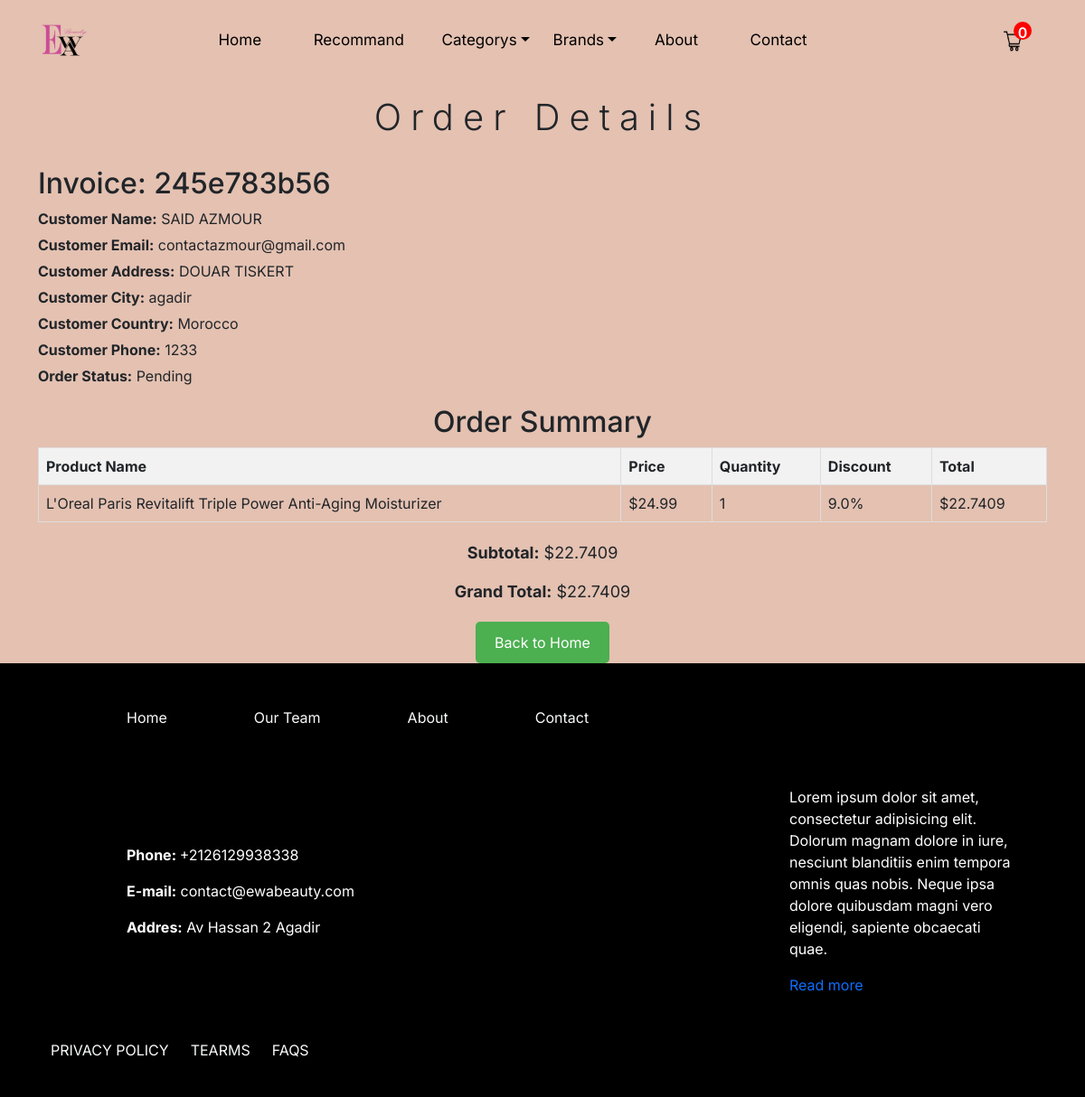
The page /orders/245e783b56 (signed in) on the database as committed earlier.
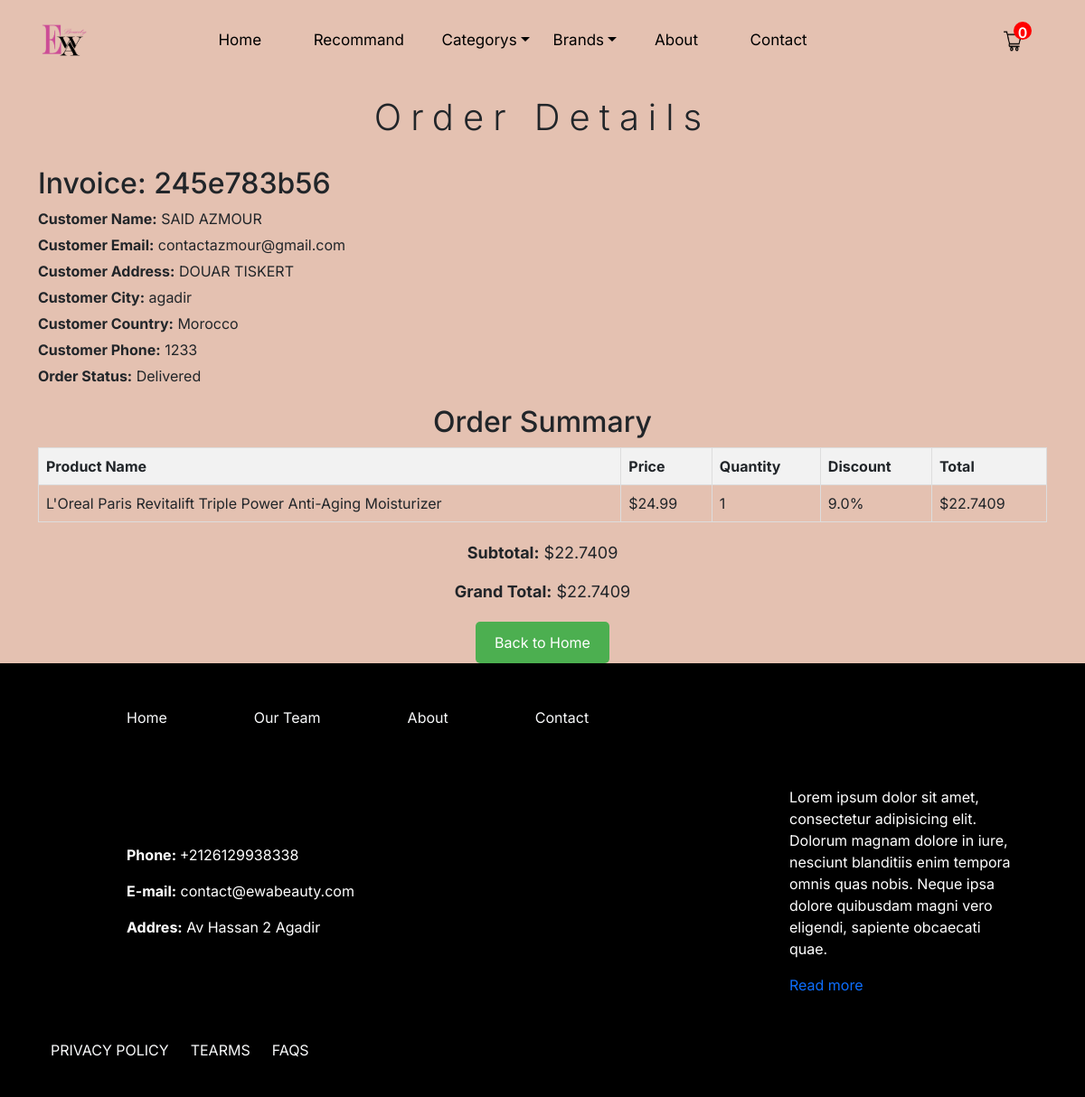
The same page on the database as committed later.
### beautyHaven/customers/models.py (models this page shows, shortened)
class Register(db.Model, UserMixin):
    id: Mapped[int] = mapped_column(Integer, primary_key=True)
    name: Mapped[str] = mapped_column(String(60), nullable=False)
    email: Mapped[str] = mapped_column(String(120), unique=True)
    password: Mapped[str] = mapped_column(String(60), nullable=False)
    country: Mapped[str] = mapped_column(String(120), nullable=False, default='Morocco')
    city: Mapped[str] = mapped_column(String(120), unique=False)
    addresse: Mapped[str] = mapped_column(String(120), unique=False)
    phone: Mapped[str] = mapped_column(String(120), unique=False)
    zipcode: Mapped[str] = mapped_column(String(120), unique=False)
    phone: Mapped[str] = mapped_column(String(120), unique=False)
    profile: Mapped[str] = mapped_column(String(120), unique=False, default='profile.jpg',nullable=True)
    date_created: Mapped[datetime] = mapped_column(DateTime, default=func.now())

class CustomerOrder(db.Model):
    id: Mapped[int] = mapped_column(Integer, primary_key=True)
    invoice: Mapped[str] = mapped_column(String(60), nullable=False)
    status: Mapped[str] = mapped_column(String(120), default='Pending')
    customer_id: Mapped[int] = mapped_column(Integer, nullable=False)
    date_created: Mapped[datetime] = mapped_column(DateTime, default=func.now())
    orders: Mapped[dict] = mapped_column(JsonEncodedDict)

### beautyHaven/customers/routes.py (the view)
@app.route('/orders/<invoice>')
@login_required
def order_success(invoice):
    if current_user.is_authenticated:
        grandtotal = 0
        subtotal = 0
        customer_id = current_user.id
        customer = Register.query.filter_by(id=customer_id).first()
        orders = CustomerOrder.query.filter_by(customer_id=customer_id, invoice=invoice).first()
        if orders:
            for _key, product in orders.orders.items():
                price = float(product['price'])
                quantity = int(product['quantity'])
                discount = (product['discount'] / 100) * price
                total_price_per_product = (price - discount) * quantity
                subtotal += total_price_per_product
                grandtotal = subtotal
            return render_template('customer/order.html', invoice=invoice, subtotal=subtotal, grandtotal=grandtotal, customer=customer, orders=orders)
        else:
            flash('Order not found!', 'warning')
            return redirect(url_for('home'))
    else:
        return redirect(url_for('customerlogin'))

### beautyHaven/customers/models.py (called while the page is built)
@login_manager.user_loader
def user_loader(user_id):
    return Register.query.get(user_id)

    def process_result_value(self, value, dialect):
        if value is None:
            return {}
        else:
            return json.loads(value)

### beautyHaven/templates/customer/order.html (shortened to what this page needs)
{% extends 'base.html' %}
{% block login_css %}
<link rel="stylesheet" type="text/css" href="{{ url_for('static', filename='css/signup.css') }}">
{% endblock %}
{% block content %}
<div class="container">
    <div class="text-center pt-5">
        <h1 class="pt-5">Order Details</h1>
        <div class="invoice-details text-start">
            <h2>Invoice: {{ invoice }}</h2>
            <p><strong>Customer Name:</strong> {{ customer.name }}</p>
            <p><strong>Customer Email:</strong> {{ customer.email }}</p>
            <p><strong>Customer Address:</strong> {{ customer.addresse }}</p>
            <p><strong>Customer City:</strong> {{ customer.city }}</p>
            <p><strong>Customer Country:</strong> {{ customer.country }}</p>
            <p><strong>Customer Phone:</strong> {{ customer.phone }}</p>
            <p><strong>Order Status:</strong> {{ orders.status }}</p>
        </div>
        <div class="order-summary">
            <h2>Order Summary</h2>
            <table>
                <thead>
                    <tr>
                        <th>Product Name</th>
                        <th>Price</th>
                        <th>Quantity</th>
                        <th>Discount</th>
                        <th>Total</th>
                    </tr>
                </thead>
                <tbody>
                    {% for product in orders.orders.values() %}
                    <tr>
                        <td>{{ product['name'] }}</td>
                        <td>${{ product['price'] }}</td>
                        <td>{{ product['quantity'] }}</td>
                        <td>{{ product['discount'] }}%</td>
                        {% set price_float = product['price'] | float %}
                        {% set discount_float = product['discount'] | float %}
                        {% set discounted_price = (price_float * (1 - (discount_float / 100))) %}
                        <td>${{ discounted_price * product['quantity'] | int }}</td>
                    </tr>
                    {% endfor %}
                </tbody>
            </table>
            <div class="totals">
                <p><strong>Subtotal:</strong> ${{ subtotal }}</p>
                <p><strong>Grand Total:</strong> ${{ grandtotal }}</p>
            </div>
        </div>
        <div class="back-button">
            <a href="{{ url_for('home') }}" class="btn">Back to Home</a>
        </div>
    </div>
</div>
{% endblock %}

### beautyHaven/templates/base.html (shortened to what this page needs)
<!doctype html>
<link rel="stylesheet" href="{{ url_for('static', filename='css/anime.css') }}"/>
<link rel="stylesheet" href="{{ url_for('static', filename='css/bootstrap.min.css') }}">
<link rel="stylesheet" href="{{ url_for('static', filename='css/style.css') }}">
{% block login_css %}
{% endblock %}
<header>
  <nav class="container navbar navbar-expand-lg">
    <a class="navbar-brand" href="/">
      <img class="d-block m-lg-auto" src="{{ url_for('static', filename='images/ewa_beauty_logo2.png') }}" alt="Logo">
    </a>
    <div class="collapse navbar-collapse" id="navbarNav">
      <ul class="navbar-nav mx-auto">
        <li class="nav-item active">
          <a class="nav-link mx-3" href="/">Home</a>
        </li>
        <li class="nav-item">
          <a class="nav-link mx-3" href="/recommend">Recommand</a>
        </li>
        <li class="nav-item dropdown">
          <a class="nav-link dropdown-toggle" href="#" id="dropdown01" data-bs-toggle="dropdown" aria-expanded="false">Categorys</a>
        </li>
        <li class="nav-item dropdown">
          <a class="nav-link dropdown-toggle" href="#" id="dropdown02" data-bs-toggle="dropdown" aria-expanded="false">Brands</a>
        </li>
        <li class="nav-item">
          <a class="nav-link mx-3" href="/about">About</a>
        </li>
        <li class="nav-item">
          <a class="nav-link mx-3" href="/contact">Contact</a>
        </li>
      </ul>
      <ul class="navbar-nav ml-auto">
        {% if current_user.is_authenticated %}
            <li class="nav-item">
              <a class="nav-link text-black p-4" href="{{ url_for('profile') }}">
              </a>
            </li>
        {% else %}
            <li class="nav-item">
              <a class="nav-link text-black p-4" href="{{ url_for('customerLogin') }}">
                <i class="far fa-user fa-xl mt-1"></i>
              </a>
            </li>
        {% endif %}
        <li class="nav-item">
          <a class="nav-link text-black p-4 cart" href="/carts">
            <img src="{{ url_for('static', filename='images/shopping-cart.png') }}" alt="" style="width: 20px;height: 25px;">
            <span>{{session['shoppingcart']|length}}</span>
          </a>
        </li>
      </ul>
    </div>
  </nav>
</header>
{% block content %}{% endblock %}
<footer class="p-lg-4 bg-black text-white">
  <div class="container m-xl-4">
    <nav>
      <ul class="d-flex justify-content-center">
        <li><a href="" class="m-5 text-light">Home</a></li>
        <li><a href="" class="m-5 text-light">Our Team</a></li>
        <li><a href="" class="m-5 text-light">About</a></li>
        <li><a href="" class="m-5 text-light">Contact</a></li>
      </ul>
    </nav>
    <div class="d-flex justify-content-between m-5">
      <nav class="text-white w-30">
        <ul>
          <li class="mt-3"><b>Phone: </b>+2126129938338</li>
          <li class="mt-3"><b>E-mail:</b> contact@ewabeauty.com</li>
          <li class="mt-3"><b>Addres:</b> Av Hassan 2 Agadir</li>
        </ul>
      </nav>
      <div class="w-25">
        <ul class="d-flex justify-content-around pt-lg-5">
          <li><i class="fab fa-facebook"></i></li>
          <li><i class="fab fa-instagram"></i></li>
          <li><i class="fab fa-youtube"></i></li>
        </ul>
      </div>
      <div class="w-25">
        <p>Lorem ipsum dolor sit amet, consectetur adipisicing elit. Dolorum magnam dolore in iure, nesciunt blanditiis enim tempora omnis quas nobis. Neque ipsa dolore quibusdam magni vero eligendi, sapiente obcaecati quae.</p>
        <a href="#">Read more</a>
      </div>
    </div>
  </div>
  <ul class="d-flex ">
    <li><a href="#" class="text-light text-decoration-none me-4">PRIVACY POLICY</a></li>
    <li><a href="#" class="text-light text-decoration-none me-4">TEARMS</a></li>
    <li><a href="#" class="text-light text-decoration-none me-4">FAQS</a></li>
  </ul>
</footer>
</body>

### beautyHaven/static/css/style.css (style rules this page uses)
ul { list-style: none; }
a { text-decoration: none; }
header { background-color: transparent; width: 100%; position: fixed; z-index: 1; transition: background-color 0.3s ease; }
.navbar { padding: 0.5rem 1rem; }
.navbar-brand img { width: 50px; height: 50px; }
.navbar-nav .nav-item .nav-link { color: #fff; text-decoration: none; padding: 0.5rem 0.8rem; font-size: 17px; font-weight: 400; }
.navbar-nav .nav-item .nav-link { color: #000; }
.navbar-nav.ml-auto .nav-item .nav-link { padding: 0.5rem; }
.cart { position: relative; }
.cart span { position: absolute; background-color: rgb(255, 0, 0); padding: -1px 3px; font-weight: 600; top: 16px; left: 35px; color: #fff; text-align: center; font-size: medium; width: 20px; height: 20px; border-radius: 100%; }
.invoice-details { margin-bottom: 20px; }
.invoice-details p { margin: 5px 0; font-size: 16px; }
.order-summary { margin-bottom: 20px; }
.order-summary table { width: 100%; border-collapse: collapse; }
.order-summary th, .order-summary td { border: 1px solid #ddd; padding: 8px; text-align: left; }
.order-summary th { background-color: #f2f2f2; }
.totals { margin-top: 20px; font-size: 18px; }
.back-button { margin-top: 20px; text-align: center; }
.back-button .btn { display: inline-block; padding: 10px 20px; background-color: #4CAF50; color: white; text-decoration: none; border-radius: 5px; }

### beautyHaven/static/css/signup.css (style rules this page uses)
h1 { margin-top: 10px; text-align: center; font-weight: 300; letter-spacing: 10px; margin-bottom: 30px; }
nav { display: flex; justify-content: space-between; align-items: center; }

Rows that differ between the two databases and show on the page:
changed CustomerOrder: status "Pending" → "Delivered"
